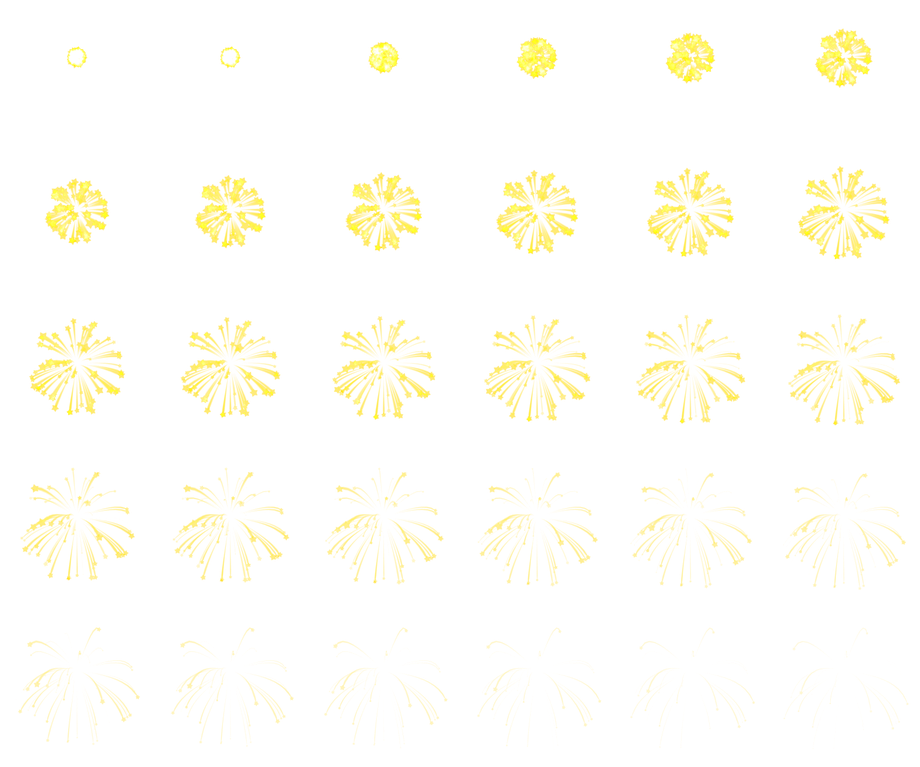
#> input picture Test/Test/fireworks.png, 920 x 767 px, shrunk from 1536 x 1280 before the run
$ python SpriteAnimation.py
#> lines starting #> are read from the running program, lines starting #| are printed output that depends on the picture
from tkinter import *
from PIL import Image, ImageTk
import time


def FireworkAnimation():
    # CUSTOMIZATION
    columns = 6
    rows = 5
    framesPerSecond = 10
    imageType = ".png"  # image type
    spriteSheetPath = "fireworks"  # minus image type
    frameImagesPath = "fireworksImages"  # frame save folder path
    backgroundColor = "black"

    # automatically adjusted variables
    im = Image.open(spriteSheetPath + imageType)
#> im is the input picture: PIL image 920x767 RGBA; mean R, G, B, A 37.2, 32.9, 5.9, 10
    ssWidth, ssHeight = im.size
#> ssWidth = 920; ssHeight = 767
    print("width", ssWidth, "height", ssHeight)
#| width 920 height 767
    frameWidth = ssWidth // columns
#> frameWidth = 153
    frameHeight = ssHeight // rows
#> frameHeight = 153
    frameImagesPath = frameImagesPath + "/" + spriteSheetPath

    root = Tk()
    canvas = Canvas(root, width=frameWidth, height=frameHeight, bg=backgroundColor)
    canvas.pack()

    # frame coordinates top left x,y = 0
    unitRight = ssWidth // columns
#> unitRight = 153
    unitBottom = ssHeight // rows
#> unitBottom = 153
    unitLeft = 0
    unitTop = 0

    # splits images in sprite sheet
    def crop(filename, newname):
#> called with filename = 'fireworks.png', newname = 'fireworksImages/fireworks0.png'
        im = Image.open(spriteSheetPath + imageType)
        im1 = im.crop((unitLeft, unitTop, unitRight, unitBottom))
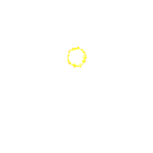
#> im1: PIL image 153x153 RGBA; mean R, G, B, A 4.5, 4.4, 2.6, 3.2; transparent parts drawn white
        im1.save(newname)

    # saves split images into a file
    frameCount = 0
    for i in range(rows):
        for j in range(columns):
            newPath = frameImagesPath + str(frameCount) + imageType
            crop(spriteSheetPath + imageType, newPath)
            unitLeft = unitLeft + ssWidth // columns
#> unitLeft = 153
            unitRight = unitRight + ssWidth // columns
#> unitRight = 306
            frameCount = frameCount + 1
            print(unitLeft, ",", unitTop, "&", unitRight, ",", unitBottom)
#| 153 , 0 & 306 , 153
        unitLeft = 0
#> unitLeft = 0
        unitRight = ssWidth // columns
#> unitRight = 153
        unitTop = unitTop + ssHeight // rows
#> unitTop = 153
        unitBottom = unitBottom + ssHeight // rows
#> unitBottom = 306

    # animation loop
    for x in range(rows * columns):
        myImg = PhotoImage(file=frameImagesPath + str(x) + imageType)
        canvas.create_image(20, 20, image=myImg, anchor=NW)
        root.update()
        time.sleep(0.6 / framesPerSecond)
#> this loop made 30 passes


FireworkAnimation()
